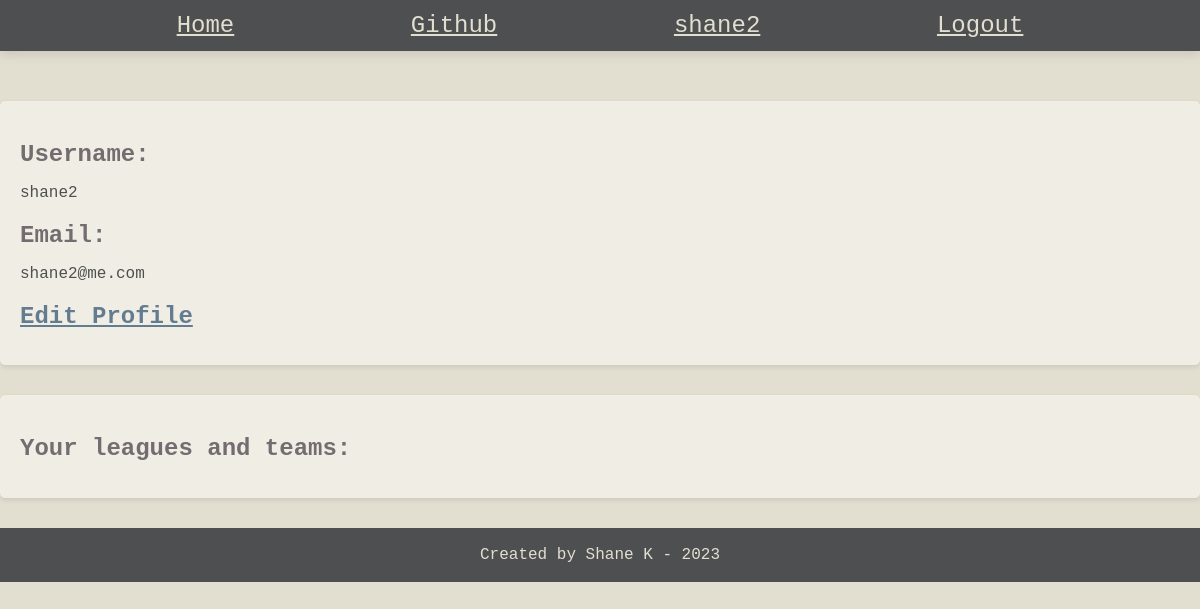
Before: /rpiapp/userprofile/5/ (signed in) with the older database file.
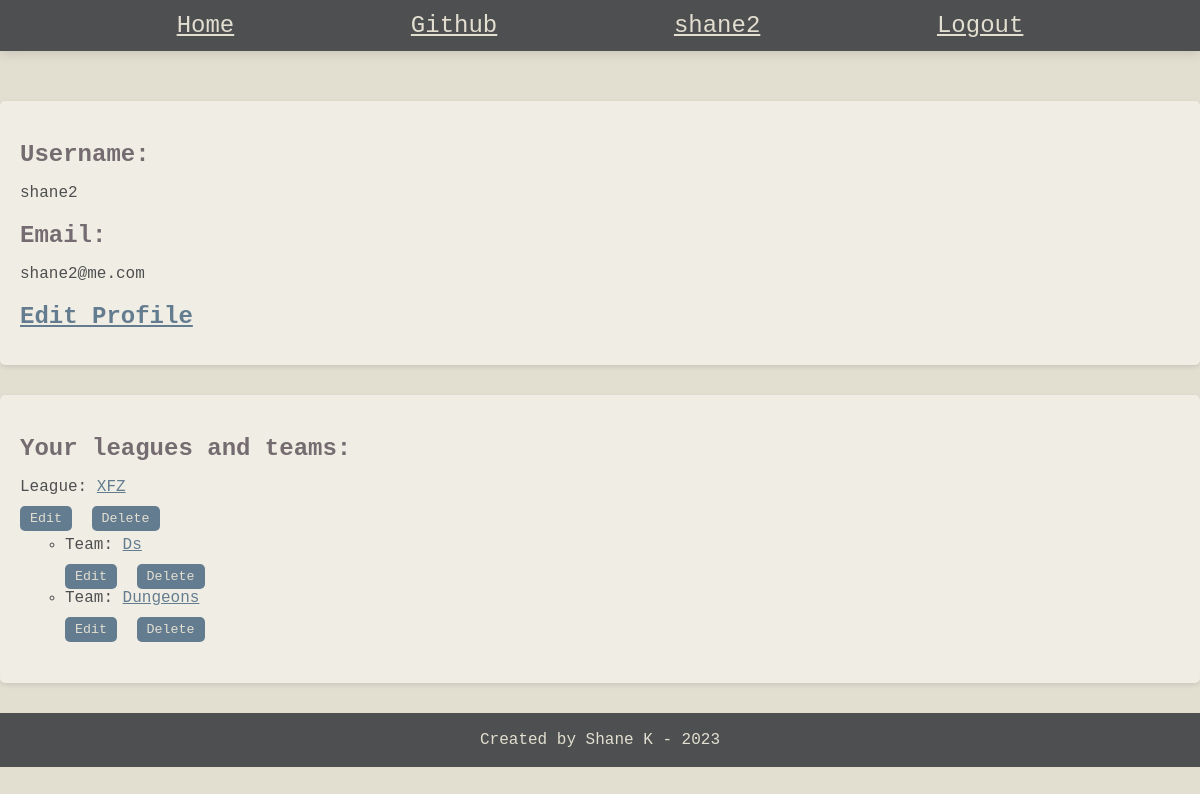
After: the same page with the newer database file.
### rpiapp/models.py (models this page shows)
class League(models.Model):
    created_by = models.ForeignKey(User, on_delete=models.SET_NULL, related_name="user_leagues", null=True)
    name = models.CharField(max_length=100, unique=True)
    def __str__(self):
        return self.name

class Team(models.Model):
    created_by = models.ForeignKey(User, on_delete=models.SET_NULL, related_name="user_teams", null=True)
    league = models.ForeignKey(League, on_delete=models.CASCADE, related_name="teams", null=True)
    name = models.CharField(max_length=100)
    class Meta:
        unique_together = ('league','name')
    def __str__(self):
        return self.name

### rpiapp/views.py (the view)
# urls.py: path("userprofile/<int:user_id>/", login_required(user_profile.as_view()), name="user_profile"),
class user_profile(ListView):
    model = User
    context_object_name = "user_created"
    template_name = "rpiapp/user_profile.html"
    def get_context_data(self, **kwargs):
        context =  super().get_context_data(**kwargs)
        leagues = League.objects.filter(created_by=self.request.user)
        teams = Team.objects.filter(created_by=self.request.user)
        context['leagues'] = leagues
        context['teams'] = teams
        return context

### rpiapp/templates/rpiapp/user_profile.html (shortened to what this page needs)
{% extends 'rpiapp/base.html' %}
{% block content %}
<body>
    <section>
        <h2>Username:</h2><p> {{user.username}}</p>
        <h2>Email: </h2><p>{{user.email}}</p>
        <h2><a href="{% url 'rpiapp:edit_profile' user.id %}">Edit Profile</a></h2>
    </section>
    <section>
        <h2>Your leagues and teams: </h2>
        <ul>
            {% for league in  leagues %}
            <li>League: <a href="{% url 'rpiapp:league_details' league.id %}">{{league}}</a></li>
            <form action="{% url 'rpiapp:edit_league' league.id %}">
                <button type="submit">Edit</button>
            </form>
            <form style="display:inline;" action="{% url 'rpiapp:delete_league' league.id %}" method="post">
                <button type="submit">Delete</button>
            </form>
            <ul>
                {% for team in teams %}
                    {% if team.league == league %}
                    <li>Team: <a href="{% url 'rpiapp:team_details' league.id team.id %}">{{team}}</a></li>
                    <form action="{% url 'rpiapp:edit_team' league.id team.id %}">
                        <button type="submit">Edit</button>
                    </form>
                    <form style="display:inline;" action="{% url 'rpiapp:delete_team' league.id team.id %}" method="post">
                        <button type="submit">Delete</button>
                    </form>
                    {% endif %}
                {% endfor %}
            </ul>
            {% endfor %}
        </ul>
    </section>
</body>
{% endblock %}

Changed rows visible on the page:
added League: name "XFZ"
added Team: name "Ds"
added Team: name "Dungeons"
